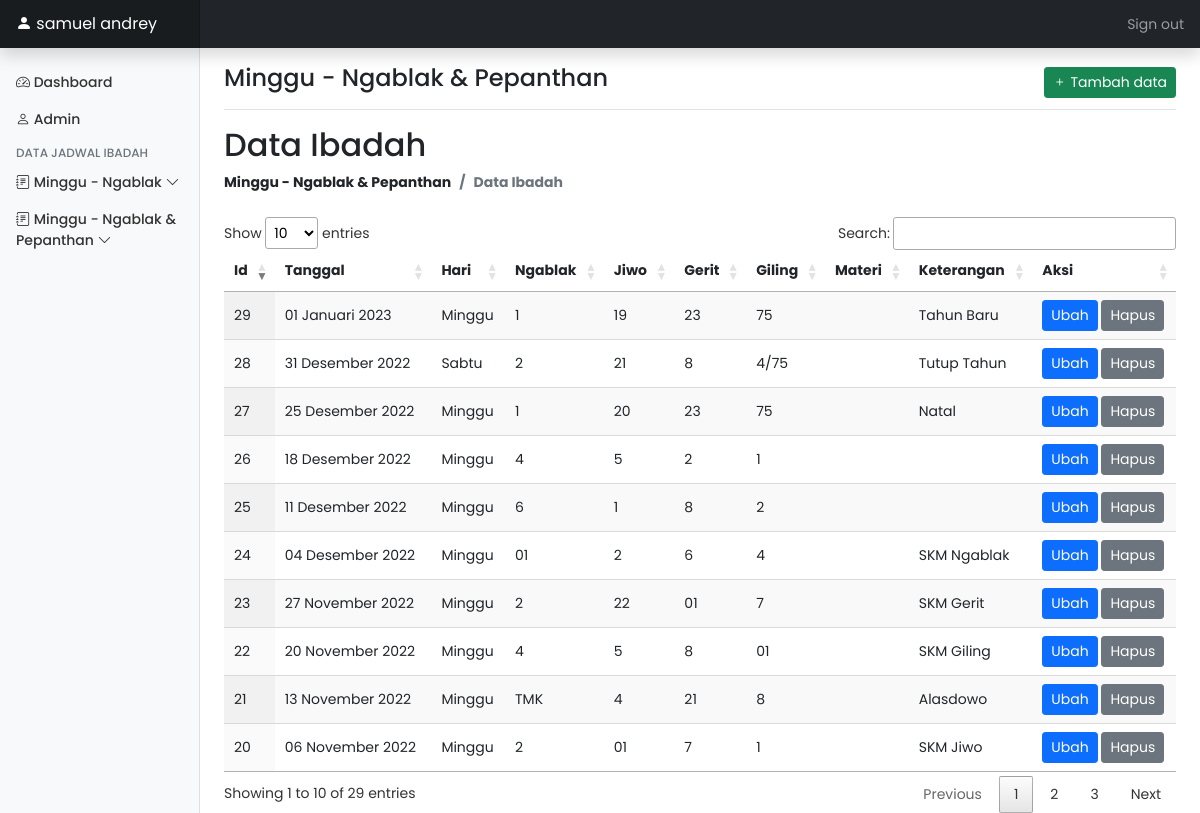
The app's page /admin/pm_ibd.php (signed in) with its own data.
### tables this page shows
CREATE TABLE `pm` (
  `id_pm` int(11) NOT NULL,
  `hari` varchar(20) NOT NULL,
  `tanggal` date NOT NULL,
  `ngablak` varchar(10) NOT NULL,
  `jiwo` varchar(10) NOT NULL,
  `gerit` varchar(10) NOT NULL,
  `giling` varchar(10) NOT NULL,
  `materi` varchar(40) NOT NULL,
  `keterangan` varchar(40) NOT NULL
);

### koneksi.php (called while the page is built, shortened)
<?php
$servername = "localhost";
$username = "root";
$password = "";
$db = "gitjngablak";
$conn = mysqli_connect($servername,$username,$password,$db);
function query($query) {
    global $conn;
    $result = mysqli_query($conn, $query);
    $rows = [];
    while($row = mysqli_fetch_assoc($result)) {
        $rows[] = $row;
    }
    return $rows;
}
?>

### admin/fungsi_admin.php (called while the page is built, shortened)
<?php
require '../koneksi.php';
function tanggal($tanggal) {
    switch (date('m', strtotime($tanggal))) {
        case '01':
            $bulan = 'Januari';
            break;
        case '07':
            $bulan = 'Juli';
            break;
        case '08':
            $bulan = 'Agustus';
            break;
        case '09':
            $bulan = 'September';
            break;
        case '10':
            $bulan = 'Oktober';
            break;
        case '11':
            $bulan = 'November';
            break;
        case '12':
            $bulan = 'Desember';
            break;
    }
    return date('d', strtotime($tanggal)). ' '. $bulan. ' '. date('Y', strtotime($tanggal));
}
?>

### admin/pm_ibd.php (the view, shortened to what this page needs)
<?php
if(isset($_SESSION['login'])) :
require 'fungsi_admin.php';
$pm = query("SELECT * FROM pm");
?>
<!doctype html>
<html lang="en">
  <head>
    <link href="assets/datatable/css/jquery.dataTables.min.css" rel="stylesheet">
    <link href="assets/datatable/css/responsive.dataTables.min.css" rel="stylesheet">
    <link href="assets/bootstrap-icons/bootstrap-icons.css" rel="stylesheet">
    <link href="assets/dist/css/bootstrap.min.css" rel="stylesheet">
    <link href="assets/dist/css/dashboard.css" rel="stylesheet">
  </head>
  <body>
  <div class="container-fluid">
    <div class="row">
      <?php require 'komponen/header.php';?>
      <?php require 'komponen/navbar.php';?>
      <main class="col-md-9 ms-sm-auto col-lg-10 px-md-4">
        <div class="d-flex justify-content-between flex-wrap flex-md-nowrap align-items-center pt-3 pb-2 mb-3 border-bottom">
          <h4 class="h4">Minggu - Ngablak & Pepanthan</h4>
          <div class="btn-toolbar mb-2 mb-md-0">
            <button type="button" class="btn btn-sm btn-success"data-bs-toggle="modal" data-bs-target="#tambahdata">
              <i class="bi bi-plus"></i>
              Tambah data
            </button>
          </div>
        </div>
        <h2>Data Ibadah</h2>
        <nav aria-label="breadcrumb" class="mb-4">
          <ol class="breadcrumb fw-bold">
            <li class="breadcrumb-item">Minggu - Ngablak & Pepanthan</li>
            <li class="breadcrumb-item active" aria-current="page">Data Ibadah</li>
          </ol>
        </nav>
        <table id="tabel_ibd" class="display nowrap" style="width:100%">
          <thead>
              <tr>
                <th>Id</th>
                <th>Tanggal</th>
                <th>Hari</th>
                <th>Ngablak</th>
                <th>Jiwo</th>
                <th>Gerit</th>
                <th>Giling</th>
                <th>Materi</th>
                <th>Keterangan</th>
                <th>Aksi</th>
              </tr>
          </thead>
          <tbody>
          <?php foreach($pm as $row) : ?>
            <?php $tgl = tanggal(date($row['tanggal'])) ?>
              <tr>
                  <td><?= $row['id_pm']?></td>
                  <td><?= $tgl?></td>
                  <td><?= $row['hari']?></td>
                  <td><?= $row["ngablak"]?></td>
                  <td><?= $row["jiwo"]?></td>
                  <td><?= $row["gerit"]?></td>
                  <td><?= $row["giling"]?></td>
                  <td><?= $row['materi']?></td>
                  <td><?= $row['keterangan']?></td>
                  <td>
                    <a href="" type="button" class="btn btn-sm btn-primary"  data-bs-toggle="modal" data-bs-target="#ubahdata" onclick="dataId('<?= $row['id_pm'];?>')">Ubah</a>
                    <a href="?id=<?= $row["id_pm"]?>" type="button" class="btn btn-sm btn-secondary" onclick="return confirm('Konfirmasi penghapusan data');">Hapus</a>
                  </td>
              </tr>
          <?php endforeach; ?>
          </tbody>
        </table>
      </main>
    </div>
  </div>
</body>
</html>
<?php
else :
  header("Location: ../");
endif; ?>

### admin/pm_ibd.php (style rules this page uses)
* { font-family: 'Poppins', sans-serif; }

### records on screen
pm: id_pm "20", tanggal "06 November 2022", hari "Minggu", ngablak "2", jiwo "01", gerit "7", giling "1", keterangan "SKM Jiwo"
pm: id_pm "21", tanggal "13 November 2022", hari "Minggu", ngablak "TMK", jiwo "4", gerit "21", giling "8", keterangan "Alasdowo"
pm: id_pm "22", tanggal "20 November 2022", hari "Minggu", ngablak "4", jiwo "5", gerit "8", giling "01", keterangan "SKM Giling"
pm: id_pm "23", tanggal "27 November 2022", hari "Minggu", ngablak "2", jiwo "22", gerit "01", giling "7", keterangan "SKM Gerit"
pm: id_pm "24", tanggal "04 Desember 2022", hari "Minggu", ngablak "01", jiwo "2", gerit "6", giling "4", keterangan "SKM Ngablak"
pm: id_pm "25", tanggal "11 Desember 2022", hari "Minggu", ngablak "6", jiwo "1", gerit "8", giling "2"
pm: id_pm "26", tanggal "18 Desember 2022", hari "Minggu", ngablak "4", jiwo "5", gerit "2", giling "1"
pm: id_pm "27", tanggal "25 Desember 2022", hari "Minggu", ngablak "1", jiwo "20", gerit "23", giling "75", keterangan "Natal"
pm: id_pm "28", tanggal "31 Desember 2022", hari "Sabtu", ngablak "2", jiwo "21", gerit "8", giling "4/75", keterangan "Tutup Tahun"
pm: id_pm "29", tanggal "01 Januari 2023", hari "Minggu", ngablak "1", jiwo "19", gerit "23", giling "75", keterangan "Tahun Baru"

### other values on screen
$_SESSION['login'] "samuel andrey"
